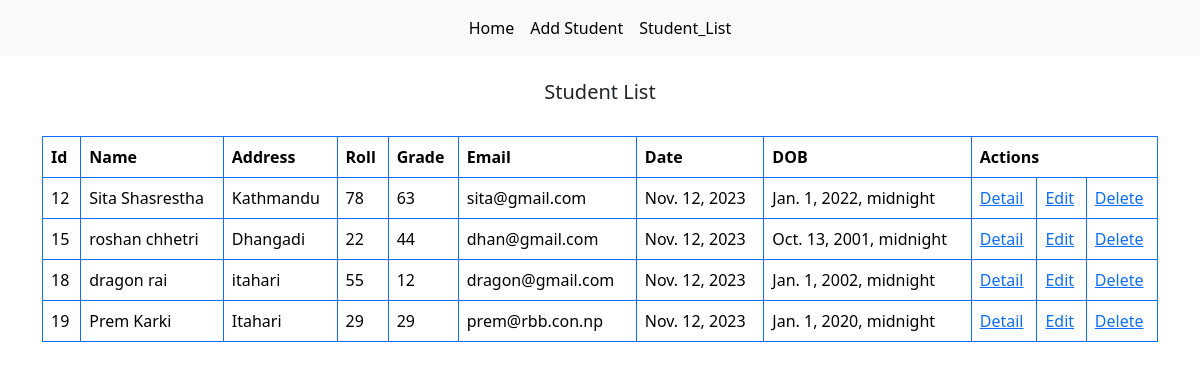
The page /studentlist/ on the database its author committed.
### school/models.py (models this page shows, shortened)
class Student(models.Model):
    name= models.CharField(max_length=100)
    address=models.CharField(max_length=100)
    roll= models.IntegerField(unique=True)
    grade= models.IntegerField()
    email=models.EmailField(max_length=150)
    gender= models.CharField(choices=GENDER_CHOICES,max_length=6, null=True, default='Male')
    add_date= models.DateField(auto_now_add=True, null=True)
    dob= models.DateField("Date of Birth(mm/dd/yyyy)",null= True, auto_now_add=False, auto_now=False)
    pic= models.ImageField(upload_to= 'images/', null=True)

### school/views.py (the view)
# urls.py: path('studentlist/', StudentList.as_view(), name='studentlist'),
class StudentList(ListView):
    model= Student
    template_name= 'student_list.html'

### templates/student_list.html (shortened to what this page needs)
{% extends 'base.html' %}
{% block bodycontent %}
<div class="container">
    <h5 class="text-center p-4">Student List</h5>
    <table class="table table-bordered border-primary">
        <tr>
            <th>Id</th>
            <th>Name</th>
            <th>Address</th>
            <th>Roll</th>
            <th>Grade</th>
            <th>Email</th>
            <th>Date</th>
            <th>DOB</th>
            <th colspan="3">Actions</th>
        </tr>
        {% for student in student_list %}
            <tr>
                <td>{{student.id}}</td>
                <td>{{student.name}}</td>
                <td>{{student.address}}</td>
                <td>{{student.roll}}</td>
                <td>{{student.grade}}</td>
                <td>{{student.email}}</td>
                <td>{{student.add_date}}</td>
                <td>{{student.dob}}</td>
                <td><a href="{% url 'studentdetail' student.pk %}">Detail</a></td>
                <td><a href="{% url 'studentupdate' student.pk %}">Edit</a></td>
                <td><a href="{% url 'studentdelete' student.pk %}">Delete</a></td>
            </tr>
        {% endfor %}
    </table>
</div>
{% endblock bodycontent %}

### templates/base.html (shortened to what this page needs)
<!doctype html>
<html lang="en">
    {% load static %}
  <head>
    <link href="https://cdn.jsdelivr.net/npm/bootstrap@5.3.2/dist/css/bootstrap.min.css" rel="stylesheet">
</head>
  <body>
    <nav class="navbar navbar-expand-lg bg-body-tertiary">
        <div class="container-fluid">
          <div class="collapse navbar-collapse" id="navbarNav">
            <ul class="navbar-nav mx-auto">
              <li class="nav-item">
                <a class="nav-link active" aria-current="page" href="{% url 'homepage' %}">Home</a>
              </li>
              <li class="nav-item">
                <a class="nav-link active" aria-current="page" href="{% url 'addstudent' %}">Add Student</a>
              </li>
              <li class="nav-item">
                <a class="nav-link active" aria-current="page" href="{% url 'studentlist' %}">Student_List</a>
              </li>
            </ul>
          </div>
        </div>
      </nav>
    {% block bodycontent %}
    {% endblock bodycontent %}
  </body>
</html>

### rows shown on the page
Student: id "12", name "Sita Shasrestha", address "Kathmandu", roll "78", grade "63", email "sita@gmail.com", add_date "Nov. 12, 2023", dob "Jan. 1, 2022, midnight"
Student: id "15", name "roshan chhetri", address "Dhangadi", roll "22", grade "44", email "dhan@gmail.com", add_date "Nov. 12, 2023", dob "Oct. 13, 2001, midnight"
Student: id "18", name "dragon rai", address "itahari", roll "55", grade "12", email "dragon@gmail.com", add_date "Nov. 12, 2023", dob "Jan. 1, 2002, midnight"
Student: id "19", name "Prem Karki", address "Itahari", roll "29", grade "29", email "prem@rbb.con.np", add_date "Nov. 12, 2023", dob "Jan. 1, 2020, midnight"
